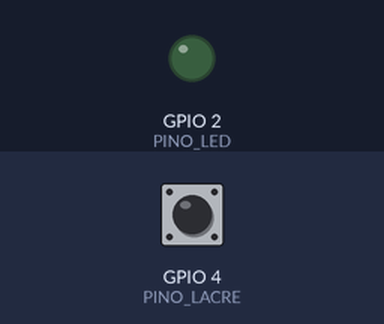
The sketch below on a simulated ESP32. Shown: output pins drawn as LEDs (lit = HIGH). The inputs (shaded band) are chosen by the test bench; at power-on: GPIO 4 (PINO_LACRE) HIGH. WiFi joins after 1.5 s; servers stay silent unless stated; random numbers use the default seed unless the sketch sets one; no MQTT or app messages arrive unless stated; what the sketch prints to the serial monitor is not drawn.

Above: at 0.1 s.
At 2.7 s:
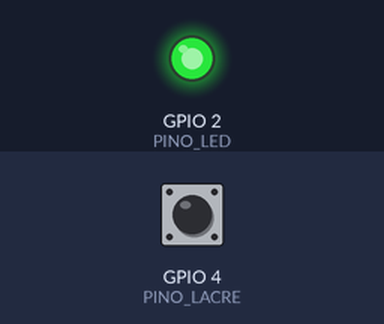
2.8 s: GPIO 4 (PINO_LACRE) pulled LOW for 0.15 s
Timing chart, 0 to 5.8 s (numbered marks = the images above; inputs shaded):
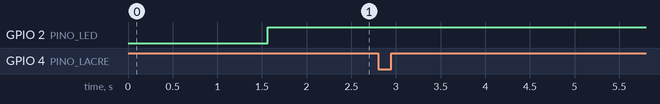

Measured:
- after the input at 2.8 s, every drawn part: stays the same

The sketch:

sketch.ino
```cpp
// Aula 11: o rastreador da Cerradinho publica o evento do ciclo por MQTT com TLS
// (porta 8883), entra no broker com usuário e senha e não guarda credencial no
// código. As credenciais ficam em secrets.h, uma aba do projeto no Wokwi que
// nunca vai para o repositório (entra no .gitignore). Sem secrets.h o sketch
// compila com valores de exemplo e avisa na serial.
#include <WiFi.h>
#include <WiFiClientSecure.h>
#include <PubSubClient.h>

#if __has_include("secrets.h")
#include "secrets.h"
#define CREDENCIAIS_DE_EXEMPLO 0
#else
#define WIFI_SSID "Wokwi-GUEST"
#define WIFI_SENHA ""
#define MQTT_USUARIO "exemplo"
#define MQTT_SENHA "exemplo"
#define CREDENCIAIS_DE_EXEMPLO 1
#endif

const char* MQTT_HOST = "broker.hivemq.com";
const uint16_t MQTT_PORTA_TLS = 8883;
const char* TOPICO = "inteli/m04/t24/dupla00/DV-01/evento";  // troque dupla00
const int PINO_LACRE = 4;    // botão até o GND, com pull-up interno
const int PINO_LED = 2;      // aceso enquanto a sessão TLS com o broker está aberta
const unsigned long JANELA_DEBOUNCE_MS = 20;

// Autoridade raiz da cadeia do certificado de broker.hivemq.com, conferida em
// 13/10/2026: Amazon Root CA 1, de https://www.amazontrust.com/repository/.
// O certificado de uma CA é público e pode ficar no código.
const char* CA_RAIZ = R"PEM(
-----BEGIN CERTIFICATE-----
MIIDQTCCAimgAwIBAgITBmyfz5m/jAo54vB4ikPmljZbyjANBgkqhkiG9w0BAQsF
ADA5MQswCQYDVQQGEwJVUzEPMA0GA1UEChMGQW1hem9uMRkwFwYDVQQDExBBbWF6
b24gUm9vdCBDQSAxMB4XDTE1MDUyNjAwMDAwMFoXDTM4MDExNzAwMDAwMFowOTEL
MAkGA1UEBhMCVVMxDzANBgNVBAoTBkFtYXpvbjEZMBcGA1UEAxMQQW1hem9uIFJv
b3QgQ0EgMTCCASIwDQYJKoZIhvcNAQEBBQADggEPADCCAQoCggEBALJ4gHHKeNXj
ca9HgFB0fW7Y14h29Jlo91ghYPl0hAEvrAIthtOgQ3pOsqTQNroBvo3bSMgHFzZM
9O6II8c+6zf1tRn4SWiw3te5djgdYZ6k/oI2peVKVuRF4fn9tBb6dNqcmzU5L/qw
IFAGbHrQgLKm+a/sRxmPUDgH3KKHOVj4utWp+UhnMJbulHheb4mjUcAwhmahRWa6
VOujw5H5SNz/0egwLX0tdHA114gk957EWW67c4cX8jJGKLhD+rcdqsq08p8kDi1L
93FcXmn/6pUCyziKrlA4b9v7LWIbxcceVOF34GfID5yHI9Y/QCB/IIDEgEw+OyQm
jgSubJrIqg0CAwEAAaNCMEAwDwYDVR0TAQH/BAUwAwEB/zAOBgNVHQ8BAf8EBAMC
AYYwHQYDVR0OBBYEFIQYzIU07LwMlJQuCFmcx7IQTgoIMA0GCSqGSIb3DQEBCwUA
A4IBAQCY8jdaQZChGsV2USggNiMOruYou6r4lK5IpDB/G/wkjUu0yKGX9rbxenDI
U5PMCCjjmCXPI6T53iHTfIUJrU6adTrCC2qJeHZERxhlbI1Bjjt/msv0tadQ1wUs
N+gDS63pYaACbvXy8MWy7Vu33PqUXHeeE6V/Uq2V8viTO96LXFvKWlJbYK8U90vv
o/ufQJVtMVT8QtPHRh8jrdkPSHCa2XV4cdFyQzR1bldZwgJcJmApzyMZFo6IQ6XU
5MsI+yMRQ+hDKXJioaldXgjUkK642M4UwtBV8ob2xJNDd2ZhwLnoQdeXeGADbkpy
rqXRfboQnoZsG4q5WTP468SQvvG5
-----END CERTIFICATE-----
)PEM";

WiFiClientSecure redeSegura;
PubSubClient mqtt(redeSegura);

int leituraAnterior = HIGH;
int estadoEstavel = HIGH;
unsigned long ultimaMudancaMs = 0;
unsigned long violacoes = 0;

void conectarWiFi() {
  WiFi.begin(WIFI_SSID, WIFI_SENHA, 6);       // Wokwi-GUEST fica no canal 6
  Serial.print("Wi-Fi");
  while (WiFi.status() != WL_CONNECTED) {
    delay(250);
    Serial.print(".");
  }
  Serial.println(" conectado");
}

void conectarBroker() {
  while (!mqtt.connected()) {
    String id = "m04-dv01-" + String(esp_random(), HEX);
    Serial.print("Broker TLS na porta 8883... ");
    if (mqtt.connect(id.c_str(), MQTT_USUARIO, MQTT_SENHA)) {
      Serial.println("conectado, certificado verificado contra a CA raiz");
    } else {
      Serial.print("falhou, state = ");       // -2: conexão ou handshake TLS falhou
      Serial.println(mqtt.state());           // 4: usuário ou senha recusados
      delay(2000);
    }
  }
}

void publicarEvento(const char* tipo) {
  // Valores fictícios de dados/leituras.csv (CI-003, leitura de 30/09/2026).
  char payload[200];
  snprintf(payload, sizeof(payload),
           "{\"dispositivo\":\"DV-01\",\"ciclo\":\"CI-003\",\"nf\":\"NF-R-10021\","
           "\"evento\":\"%s\",\"x_km\":40.27,\"y_km\":24.71,\"bateria_pct\":43,\"violacoes\":%lu}",
           tipo, violacoes);
  bool ok = mqtt.publish(TOPICO, payload);
  Serial.print(ok ? "Publicado: " : "Falha ao publicar: ");
  Serial.println(payload);
}

void setup() {
  Serial.begin(115200);
  pinMode(PINO_LACRE, INPUT_PULLUP);
  pinMode(PINO_LED, OUTPUT);
  if (CREDENCIAIS_DE_EXEMPLO) {
    Serial.println("Aviso: secrets.h ausente, usando credenciais de exemplo.");
  }
  conectarWiFi();
  redeSegura.setCACert(CA_RAIZ);              // sem isto não há verificação do broker
  mqtt.setServer(MQTT_HOST, MQTT_PORTA_TLS);
  conectarBroker();
  publicarEvento("ligado");
}

void loop() {
  if (!mqtt.connected()) conectarBroker();
  mqtt.loop();
  digitalWrite(PINO_LED, mqtt.connected() ? HIGH : LOW);

  int leitura = digitalRead(PINO_LACRE);      // debounce da Aula 02
  if (leitura != leituraAnterior) {
    ultimaMudancaMs = millis();
    leituraAnterior = leitura;
  }
  bool estavel = millis() - ultimaMudancaMs >= JANELA_DEBOUNCE_MS;
  if (estavel && leitura != estadoEstavel) {
    estadoEstavel = leitura;
    if (estadoEstavel == LOW) {
      violacoes++;
      publicarEvento("violacao_lacre");
    }
  }
}
```
